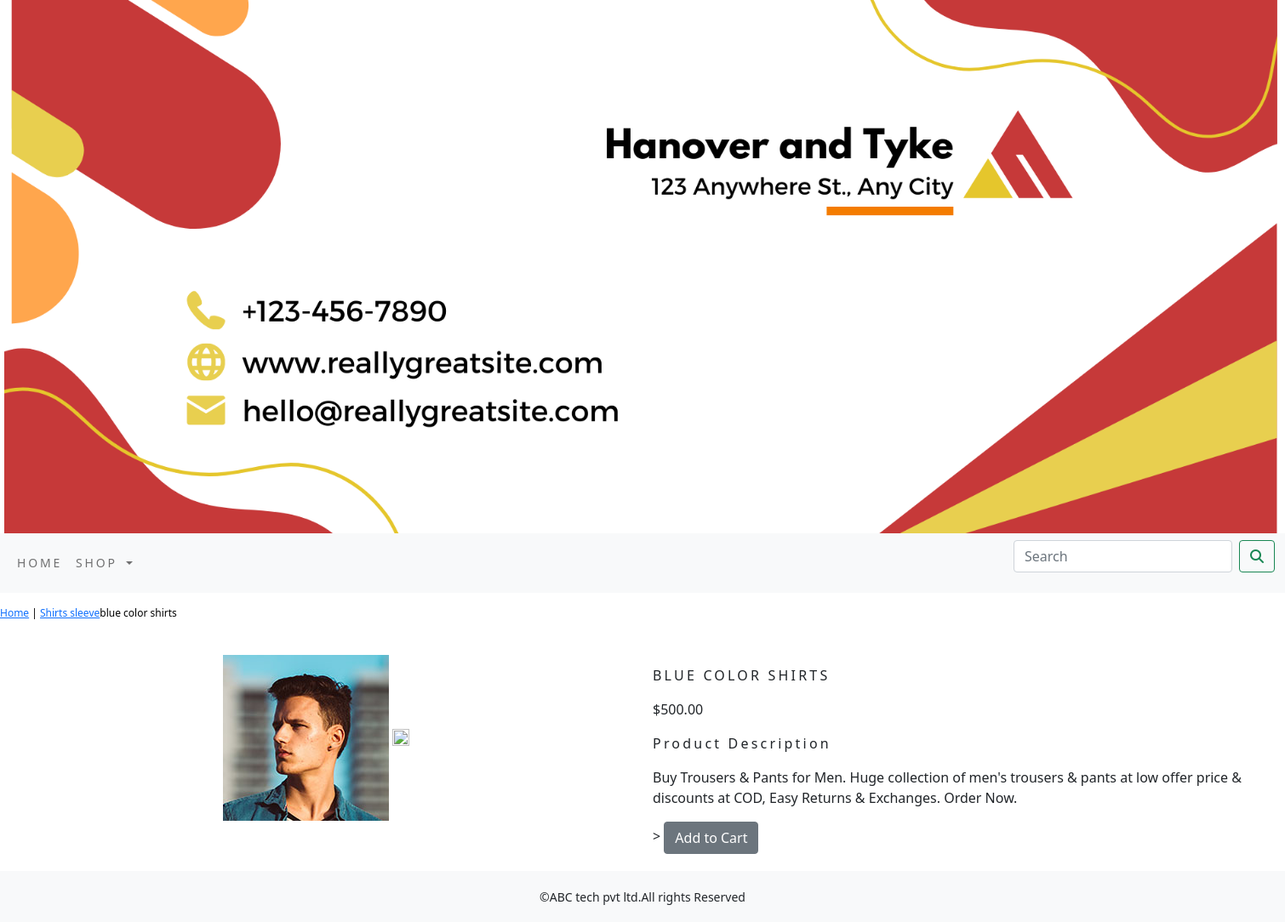
Screenshot of /ecommerce/shirts-sleeve/blue-color-shirts/ with the database file from the repository.
### ecommerce/models.py (models this page shows, shortened)
class Product(models.Model):
    objects = None
    name = models.CharField(max_length=250, unique=True)
    slug = models.SlugField(max_length=250, unique=True)
    description = models.TextField(blank=True)
    price =models.DecimalField(max_digits=10,decimal_places=2)
    category =models.ForeignKey(Category,on_delete=models.CASCADE)
    image = models.ImageField(upload_to='products', blank=True)
    stock =models.IntegerField()
    available =models.BooleanField(default=True)
    created= models.DateTimeField(auto_now_add=True)
    updated = models.DateTimeField(auto_now=True)
    class Meta:
        ordering = ('name',)
        verbose_name = 'product'
        verbose_name_plural = 'products'

class Category(models.Model):
    name=models.CharField(max_length=250,unique=True)
    slug=models.SlugField(max_length=250,unique=True)
    description=models.TextField(blank=True)
    image=models.ImageField(upload_to='category',blank=True)
    class Meta:
        ordering=('name',)
        verbose_name='category'
        verbose_name_plural='categories'
    def get_url(self):
        return reverse('ecommerce:product_by_category',args=[self.slug])
    def __str__(self):
        return   '{}'.format(self.name)

### ecommerce/views.py (the view)
# urls.py: path('<slug:c_slug>/<slug:product_slug>/', views.proDetail, name='prodCatdetail')
def proDetail(request,c_slug,product_slug):
    try:
        product=Product.objects.get(category__slug=c_slug,slug=product_slug)
    except Exception as e:
        raise e
    return render(request,'product.html',{'product':product})

### cart/context_processors.py (called while the page is built)
def counter(request):
    item_count=0
    if 'admin' in request.path:
        return  {}
    else:
        try:
            cart=Cart.objects.filter(cart_id=_cart_id(request))
            cart_items=CartItem.objects.all().filter(cart=cart[:1])
            for cart_item in cart_items:
                item_count += cart_item.quantity
        except Cart.DoesNotExist:
            item_count=0
        return    dict(item_count=item_count)

### cart/views.py (called while the page is built)
def _cart_id(request):
    cart = request.session.session_key
    if not cart:
        cart = request.session.create()
    return cart

### ecommerce/context_processors.py (called while the page is built)
def menu_links(request):
    links=Category.objects.all()
    return dict(links=links)

### templates/product.html (shortened to what this page needs)
{% extends 'base.html' %}
{% load static %}
{% block content %}
<div class="row my_prod_row_class">
    <div class="mx_auto">
        <p><a href="{% url 'ecommerce:allProdCat' %}">Home</a> | <a href="{{product.category.get_url}}">{{product.category}}</a>{{product.name}}</p>
    </div>
<div class="container">
<br>
<div class="row">
  <div class="col-12 col-sm-12-col-md-12 col-lg-6 text-center">
      <div style="min-width:18rem">
          <img src="{{product.image.url}}" alt="{{product.name}}">
          <img style="width:20px; height:20px;" src="">
      </div>
  </div>
     <div class="col-12 col-sm-12 col-md-12 col-lg-6">
         <div>
         <h1 class="my_prod_title">{{product.name}}</h1>
         <p>${{product.price}}</p>
         <p class="my_title">Product Description</p>
         <p class="text-justify my_rod_text">{{product.description}}</p>
         {% if product.stock <= 0 %}
         <p class="text-justify my_prod_text"><b>Out of stock</b></p>
         {% else %}>
         <a class="btn btn-secondary" href="{% url 'cart:add_cart' product.id %}">Add to Cart</a>
          {% endif %}
     </div>
 </div>
</div>
</div>
</div>
 {% endblock %}

### static/css/custom.css (style rules this page uses)
body { font-family: 'Roboto Condensed', sans-serif; }
.my_title { font-size:16px; text_transform:uppercase; letter-spacing:.2em; }
.my_prod_row_class { padding-top:15px; padding-bottom:20px; }
.my_prod_row_class .mx_auto { color:#000; font-size:12px; text-decoration:none; }
.my_prod_title { font-size:16px; text-transform:uppercase; letter-spacing:.2em; padding-top:15px; padding-bottom:10px; }

### rows the page displays
Product: category "Shirts sleeve", name "blue color shirts", image (picture), name "BLUE COLOR SHIRTS", price "500.00", description "Buy Trousers & Pants for Men. Huge collection of men's trousers & pants at low offer price & discounts at COD, Easy Returns & Exchanges. Order Now."
